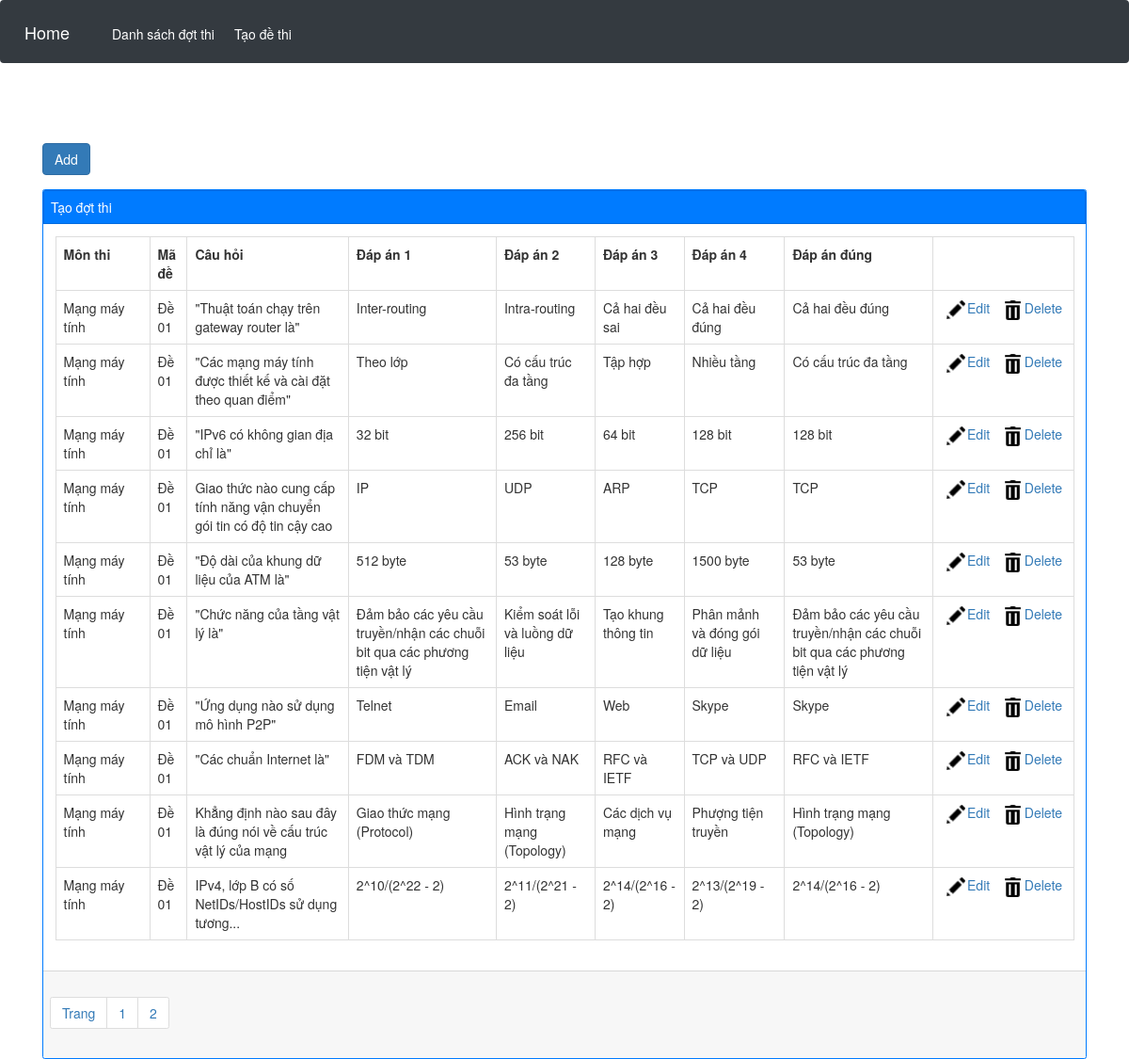
The app's page /admin.php?controller=question with its own data.
### tables this page shows
CREATE TABLE `tbl_question` (
  `question_id` int(50) NOT NULL,
  `monhoc` varchar(200) NOT NULL,
  `made` varchar(200) NOT NULL,
  `cauhoi` varchar(200) NOT NULL,
  `answer1` varchar(200) NOT NULL,
  `answer2` varchar(200) NOT NULL,
  `answer3` varchar(200) NOT NULL,
  `answer4` varchar(200) NOT NULL,
  `answer` varchar(200) NOT NULL
);

### admin.php (called while the page is built, shortened)
<?php
	include "config.php";
	include "model/model.php";
	$controller = isset($_GET["controller"])?$_GET["controller"]:"";
	$controller = "controller/backend/controller_$controller.php";
	include "view/backend/master.php";
 ?>

### controller/backend/controller_question.php (called while the page is built, shortened)
<?php
	class controller_question{
		public function __construct(){
			$this->model = new model();
			$record_perpage = 10;
			$total = $this->model->num_rows("select question_id from tbl_question");
			$num_page = ceil($total/$record_perpage);
			$page = isset($_GET["p"])&&$_GET["p"]>0?($_GET["p"]-1):0;
			$from = $page * $record_perpage;
			$arr = $this->model->get_all("select * from tbl_question order by monhoc desc limit $from,$record_perpage");
			include "view/backend/view_question.php";
		}
	}
	new controller_question();
 ?>

### model/model.php (called while the page is built, shortened)
<?php
	class model{
		public function get_all($sql){
			global $db;
			$result = mysqli_query($db,$sql);
			$arr = array();
			while($rows = mysqli_fetch_object($result))
				$arr[] = $rows;
			return $arr;
		}
		public function num_rows($sql){
			global $db;
			$result = mysqli_query($db,$sql);
			return mysqli_num_rows($result);
		}
	}
 ?>

### view/backend/view_question.php (the view)
<div class="row justify-content-center">
	<div class="col-md-12">
		<div style="margin:15px 0px">
			<a href="admin.php?controller=add_edit_question&act=add" class="btn btn-primary">Add</a>
		</div>
		<div class="card border-primary">
			<div class="card card-header bg-primary text-white" style="padding:7px !important;">Tạo đợt thi</div>
				<div class="card-body">
				<table class="table table-hover table-bordered" >
					<tr>
						<th style="width: 100px">Môn thi</th>
						<th>Mã đề</th>
						<th>Câu hỏi</th>
						<th>Đáp án 1</th>
						<th>Đáp án 2</th>
						<th>Đáp án 3</th>
						<th>Đáp án 4</th>
						<th>Đáp án đúng</th>
						<th style="width: 150px;"></th>
					</tr>
				<?php
					foreach($arr as $rows)
					{
				 ?>
					<tr>
						<td><?php echo $rows->monhoc; ?></td>
						<td><?php echo $rows->made; ?></td>
						<td><?php echo $rows->cauhoi; ?></td>
						<td><?php echo $rows->answer1; ?></td>
						<td><?php echo $rows->answer2; ?></td>
						<td><?php echo $rows->answer3; ?></td>
						<td><?php echo $rows->answer4; ?></td>
						<td><?php echo $rows->answer; ?></td>
						<td style="text-align: center;">
							<a href="admin.php?controller=add_edit_question&act=edit&id=<?php echo $rows->question_id; ?>"><img src="public/icon-edit.png" style="width:25px;" />Edit</a>&nbsp;&nbsp;
							<a onclick="return window.confirm('Are you sure?');" href="admin.php?controller=question&act=delete&id=<?php echo $rows->question_id; ?>"><img src="public/icon-remove.png" style="width:25px;" />Delete</a>
						</td>
					</tr>
				<?php } ?>
				</table>
				</div>
				<div class="card-footer" style="padding:7px !important">
					<ul class="pagination">
						<li class="page-item"><a class="page-link" href="#">Trang</a></li>
					<?php
						for($i = 1; $i <= $num_page; $i++)
						{
					 ?>
						<li class="page-item"><a class="page-link" href="admin.php?controller=question&p=<?php echo $i; ?>"><?php echo $i; ?></a></li>
					<?php } ?>
					</ul>
				</div>
			</div>
		</div>
	</div>
</div>

### view/backend/master.php (shortened to what this page needs)
<!DOCTYPE html>
<html>
<head>
	<link rel="stylesheet" type="text/css" href="public/backend/css/bootstrap.min.css">
  <link rel="stylesheet" href="https://maxcdn.bootstrapcdn.com/bootstrap/3.3.7/css/bootstrap.min.css">
</head>
<body>
  <nav class="navbar navbar-expand-md navbar-dark bg-dark fixed-top">
    <a class="navbar-brand" href="admin.php">Home</a>
    <div class="collapse navbar-collapse" id="navbarsExampleDefault">
      <ul class="navbar-nav mr-auto">
        <li class="nav-item active" style="width: 130px; margin-top: 5px">
          <a class="nav-link" href="admin.php?controller=schedule">Danh sách đợt thi</a>
        </li>
        <li class="nav-item active">
          <a style="width: 100px; margin-top: 5px" class="nav-link" href="admin.php?controller=question">Tạo đề thi</a>
        </li>
      </ul>
    </div>
  </nav>
  <div class="container" style="margin-top: 70px;">
    <?php
    if(file_exists($controller))
      include $controller;
    ?>
</body>
</html>

### records on screen
tbl_question: monhoc "Mạng máy tính", made "Đề 01", cauhoi "\"Thuật toán chạy trên gateway router là\"", answer1 "Inter-routing", answer2 "Intra-routing", answer3 "Cả hai đều sai", answer4 "Cả hai đều đúng", answer "Cả hai đều đúng"
tbl_question: monhoc "Mạng máy tính", made "Đề 01", cauhoi "\"Các mạng máy tính được thiết kế và cài đặt theo quan điểm\"", answer1 "Theo lớp", answer2 "Có cấu trúc đa tầng", answer3 "Tập hợp", answer4 "Nhiều tầng", answer "Có cấu trúc đa tầng"
tbl_question: monhoc "Mạng máy tính", made "Đề 01", cauhoi "\"IPv6 có không gian địa chỉ là\"", answer1 "32 bit", answer2 "256 bit", answer3 "64 bit", answer4 "128 bit", answer "128 bit"
tbl_question: monhoc "Mạng máy tính", made "Đề 01", cauhoi "Giao thức nào cung cấp tính năng vận chuyển gói tin có độ tin cậy cao", answer1 "IP", answer2 "UDP", answer3 "ARP", answer4 "TCP", answer "TCP"
tbl_question: monhoc "Mạng máy tính", made "Đề 01", cauhoi "\"Độ dài của khung dữ liệu của ATM là\"", answer1 "512 byte", answer2 "53 byte", answer3 "128 byte", answer4 "1500 byte", answer "53 byte"
tbl_question: monhoc "Mạng máy tính", made "Đề 01", cauhoi "\"Chức năng của tầng vật lý là\"", answer1 "Đảm bảo các yêu cầu truyền/nhận các chuỗi bit qua các phương tiện vật lý", answer2 "Kiểm soát lỗi và luồng dữ liệu", answer3 "Tạo khung thông tin", answer4 "Phân mảnh và đóng gói dữ liệu", answer "Đảm bảo các yêu cầu truyền/nhận các chuỗi bit qua các phương tiện vật lý"
tbl_question: monhoc "Mạng máy tính", made "Đề 01", cauhoi "\"Ứng dụng nào sử dụng mô hình P2P\"", answer1 "Telnet", answer2 "Email", answer3 "Web", answer4 "Skype", answer "Skype"
tbl_question: monhoc "Mạng máy tính", made "Đề 01", cauhoi "\"Các chuẩn Internet là\"", answer1 "FDM và TDM", answer2 "ACK và NAK", answer3 "RFC và IETF", answer4 "TCP và UDP", answer "RFC và IETF"
tbl_question: monhoc "Mạng máy tính", made "Đề 01", cauhoi "Khẳng định nào sau đây là đúng nói về cấu trúc vật lý của mạng", answer1 "Giao thức mạng (Protocol)", answer2 "Hình trạng mạng (Topology)", answer3 "Các dịch vụ mạng", answer4 "Phượng tiện truyền", answer "Hình trạng mạng (Topology)"
tbl_question: monhoc "Mạng máy tính", made "Đề 01", cauhoi "IPv4, lớp B có số NetIDs/HostIDs sử dụng tương...", answer1 "2^10/(2^22 - 2)", answer2 "2^11/(2^21 - 2)", answer3 "2^14/(2^16 - 2)", answer4 "2^13/(2^19 - 2)", answer "2^14/(2^16 - 2)"
